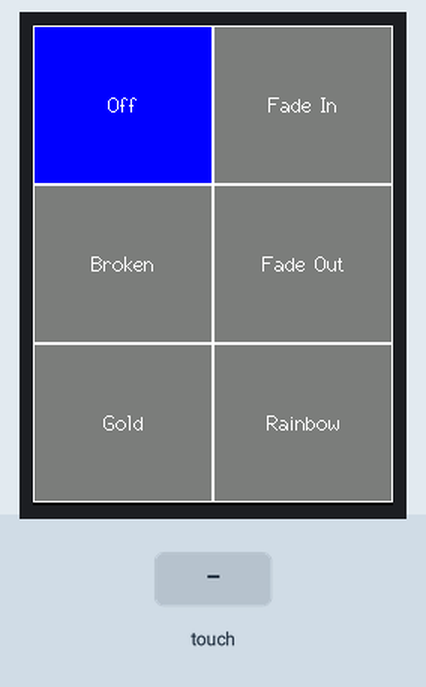
The sketch below on a simulated ESP32. Parts: 240×320 colour display. Inputs (shaded band) come from the test bench. WiFi joins after 1.5 s; servers stay silent unless stated; random numbers use the default seed unless the sketch sets one; no MQTT or app messages arrive unless stated; what the sketch prints to the serial monitor is not drawn.

Above: at 3.0 s.
3.1 s: touch panel pressed at 13 % / 10 % of its raw x / y range
At 3.7 s:
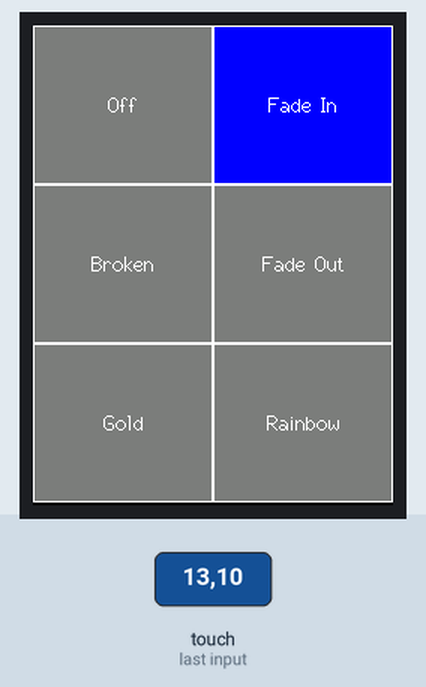
4.6 s: touch panel pressed at 38 % / 10 % of its raw x / y range
At 6.1 s:
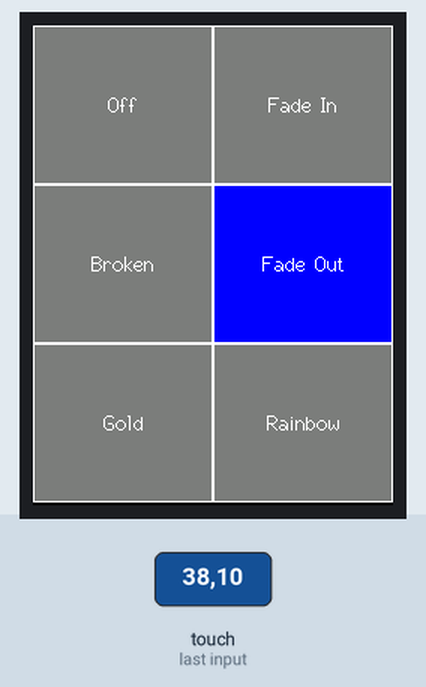
Timing chart, 0 to 7.6 s (numbered marks = the images above; inputs shaded):
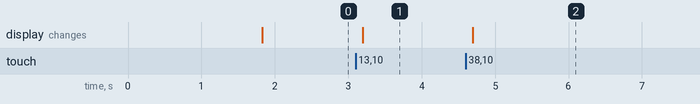

Measured:
- after the input at 3.1 s, the display: changes after 0.10 s (image 1)
- after the input at 4.6 s, the display: changes after 0.10 s (image 2)

The sketch:

PCEPDL2025_Commander.ino
```cpp
//TODO add a map between button number and mode number so rich can change it himself
// Tip: drop the upload speed to 115260 or the upload to the board fails (for CYD)

#include <TFT_eSPI.h>           // Graphics library for ESP32
#include <XPT2046_Touchscreen.h>
#include <SPI.h>
#include <PubSubClient.h>
#include <WiFi.h>
#include <ArduinoJson.h>          //https://github.com/bblanchon/ArduinoJson


const char* ssid ="ESPap";
const char* password = "thereisnospoon";
const char* mqtt_server = "192.168.4.1";

WiFiClient espClient;
PubSubClient client(espClient);

// Define touchscreen chip select and interrupt pins (adjust as needed)
// Touchscreen pins
#define XPT2046_IRQ 36   // T_IRQ
#define XPT2046_MOSI 32  // T_DIN
#define XPT2046_MISO 39  // T_OUT
#define XPT2046_CLK 25   // T_CLK
#define XPT2046_CS 33    // T_CS

#define SCREEN_WIDTH 240
#define SCREEN_HEIGHT 320

// Initialize touchscreen and TFT display objects
SPIClass touchscreenSPI = SPIClass(VSPI);
XPT2046_Touchscreen ts(XPT2046_CS, XPT2046_IRQ);
TFT_eSPI tft = TFT_eSPI();  // Configure in User_Setup.h

// Structure for a button
struct Button {
  int x, y, w, h;
  bool selected;
  String label;
};

// Create an array to hold buttons
const uint8_t numOfButtons = 6;
Button buttons[numOfButtons];

void setup_wifi() {
  delay(10);
  // We start by connecting to a WiFi network
  Serial.println();
  Serial.print("Connecting to ");
  Serial.println(ssid);

  WiFi.mode(WIFI_STA);
  WiFi.begin(ssid, password);

  while (WiFi.status() != WL_CONNECTED) {
    delay(500);
    Serial.print(".");
  }

  randomSeed(micros());              // WTF does this do?

  Serial.println("");
  Serial.println("WiFi connected");
  Serial.println("IP address: ");
  Serial.println(WiFi.localIP());    // TODO: Check to see why this never works
}

void reconnect() {
  // Loop until we're reconnected
  while (!client.connected()) {
    Serial.print("Attempting MQTT connection...");
    // Create a random client ID
    String clientId = "ESP32Controller-";
    clientId += String(random(0xffff), HEX);
    // Attempt to connect
    if (client.connect(clientId.c_str())) {
      Serial.println("connected");
      // Once connected, publish an announcement...
      client.publish("outTopic", "controller is connected");
      // ... and resubscribe
      const char* subTopic = "command/+";
      client.subscribe(subTopic);
    } else {
      Serial.print("failed, rc=");
      Serial.print(client.state());
      Serial.println(" try again in 5 seconds");
      // Wait 5 seconds before retrying
      delay(5000);
    }
  }
}

void setup() {
  Serial.begin(115200);

  setup_wifi();                         // Connect to the WiFi of the MQTT Broker
  client.setServer(mqtt_server, 1883);  // Connect to the MQTT Broker

  // Initialize display and set rotation (adjust as needed)
  tft.init();
  tft.fillScreen(TFT_BLACK);

  // Initialize the touchscreen
  touchscreenSPI.begin(XPT2046_CLK, XPT2046_MISO, XPT2046_MOSI, XPT2046_CS);
  ts.begin(touchscreenSPI);

  // Calculate button dimensions based on the screen size
  int btnWidth = tft.width() / 2;
  int btnHeight = tft.height() / 3;

    // Define four buttons arranged in a 1x6 grid
  buttons[0] = {       0,           0, btnWidth, btnHeight, false, "Off"};
  buttons[1] = {btnWidth,           0, btnWidth, btnHeight, false, "Fade In"};
  buttons[2] = {       0,   btnHeight, btnWidth, btnHeight, false, "Broken"};
  buttons[3] = {btnWidth,   btnHeight, btnWidth, btnHeight, false, "Fade Out"};
  buttons[4] = {       0, btnHeight*2, btnWidth, btnHeight, false, "Gold"};
  buttons[5] = {btnWidth, btnHeight*2, btnWidth, btnHeight, false, "Rainbow"};

  // Initially select the first button
  buttons[0].selected = true;

  // Draw the buttons on the screen
  drawButtons();
}

void loop() {
  if (!client.connected()) {
    reconnect();
  }
  client.loop();

  if (ts.touched()) {
    // Get the touch point. Note: Depending on your touchscreen, you might need to remap coordinates.
    TS_Point p = ts.getPoint();
    Serial.print("x: ");
    Serial.print(p.x);
    Serial.print("\t y: ");
    Serial.println(p.y);

    int touchX = map(p.y, 240, 3800, SCREEN_WIDTH, 1);
    int touchY = map(p.x, 200, 3800, 1, SCREEN_HEIGHT);
    // Debug: print touch coordinates to Serial
    Serial.print("Touched at: ");
    Serial.print(touchX);
    Serial.print(", ");
    Serial.println(touchY);
    printButtonXY();

    // Determine which button is pressed
    for (int i = 0; i < numOfButtons; i++) {
      if (touchX >= buttons[i].x && touchX <= (buttons[i].x + buttons[i].w) &&
          touchY >= buttons[i].y && touchY <= (buttons[i].y + buttons[i].h)) {
        // Set all buttons to unselected, then select the pressed button
        for (int j = 0; j < numOfButtons; j++) {
          buttons[j].selected = false;
        }
        buttons[i].selected = true;
        drawButtons();
        sendButtonPressed(i);
        break;
      }
    }

    // A small delay to debounce touch input
    delay(200);
  }
}

// Function to draw a single button
void drawButton(Button &btn, int index) {
  // Choose fill color based on whether the button is selected
  uint16_t fillColor = btn.selected ? TFT_BLUE : TFT_DARKGREY;
  uint16_t borderColor = TFT_WHITE;

  // Draw the button rectangle
  tft.fillRect(btn.x, btn.y, btn.w, btn.h, fillColor);
  tft.drawRect(btn.x, btn.y, btn.w, btn.h, borderColor);

  // Set text attributes and draw a label in the center of the button
  tft.setTextColor(TFT_WHITE, fillColor);
  tft.setTextDatum(MC_DATUM); // Center text
  tft.drawString(btn.label, btn.x + btn.w / 2, btn.y + btn.h / 2, 2);
}

// Function to redraw all buttons
void drawButtons() {
  for (int i = 0; i < numOfButtons; i++) {
    drawButton(buttons[i], i);
  }
}

void printButtonXY() {
  for (int i=0; i<numOfButtons; i++) {
    Serial.print(i);
    Serial.print(" ");
    Serial.print(buttons[i].x);
    Serial.print(" ");
    Serial.print(buttons[i].x + buttons[i].w);
    Serial.print(" - ");
    Serial.print(buttons[i].y);
    Serial.print(" ");
    Serial.println(buttons[i].y + buttons[i].h);
  }
}

void sendButtonPressed(int button) {
  DynamicJsonDocument jsonDoc(64);
  jsonDoc["mode"] = button;
  char msg[64];
  serializeJson(jsonDoc, msg);
  Serial.print("Publish message: ");
  Serial.println(msg);
  client.publish("command/0", msg);
}
```
